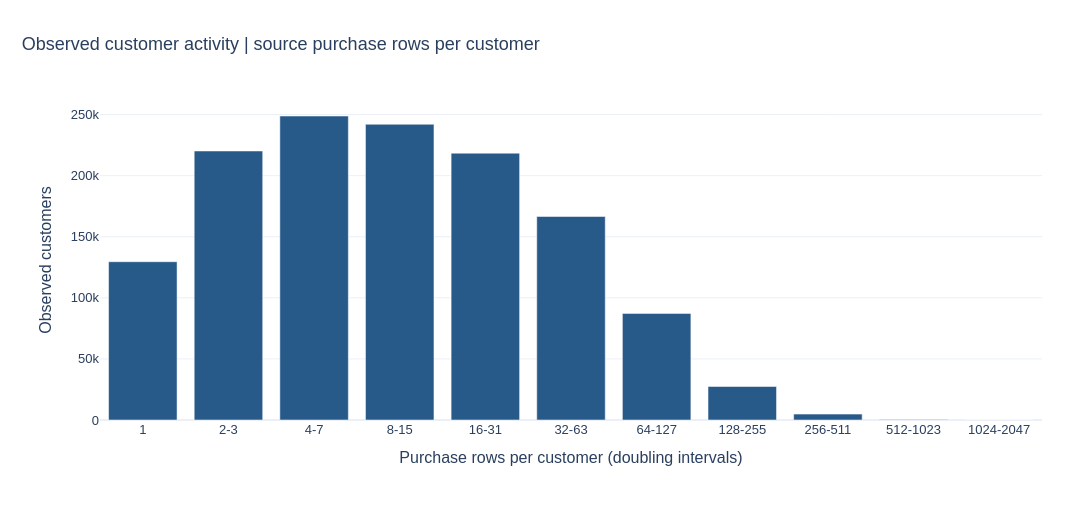

This figure's notebook cell:
### Markdown cell above
## 6. Customer activity

**Question.** How unequal are observed customer histories?

### Code cell
customer_activity = query("SELECT customer_id, count(*) transaction_rows, count(DISTINCT article_id) distinct_articles, count(DISTINCT t_dat) purchase_days, min(t_dat) first_purchase, max(t_dat) last_purchase FROM eda GROUP BY customer_id")
customer_activity['recency_days'] = (EDA_END_EXCLUSIVE-customer_activity['last_purchase']).dt.days
customer_activity['row_band'] = np.floor(np.log2(customer_activity['transaction_rows'])).astype(int)
activity_bands = customer_activity.groupby('row_band').size().rename('customers').reset_index()
activity_bands['row_range'] = activity_bands['row_band'].map(lambda b: str(2**b) if b==0 else f'{2**b}-{2**(b+1)-1}')
display(customer_activity[['transaction_rows','distinct_articles','purchase_days','recency_days']].describe(percentiles=[.25,.5,.75,.9,.99]))
fig = px.bar(activity_bands,x='row_range',y='customers',
    labels={'row_range':'Purchase rows per customer (doubling intervals)','customers':'Observed customers'},
    title='Observed customer activity | source purchase rows per customer')
show_figure(fig, PROJECT_ROOT, 'eda_customer_activity')

### Figure 1 — Plotly figure (JSON) as saved in the notebook; plotly's stock layout.template omitted (floating-point values rounded to 4 significant figures)
{"data": [{"hovertemplate": "Purchase rows per customer (doubling intervals)=%{x}<br>Observed customers=%{y}<extra></extra>", "legendgroup": "", "marker": {"color": "#285A89", "pattern": {"shape": ""}}, "name": "", "orientation": "v", "showlegend": false, "textposition": "auto", "type": "bar", "x": ["1", "2-3", "4-7", "8-15", "16-31", "32-63", "64-127", "128-255", "256-511", "512-1023", "1024-2047"], "xaxis": "x", "y": [129571, 220215, 248837, 242077, 218412, 166584, 87254, 27433, 4816, 385, 16], "yaxis": "y"}], "layout": {"barmode": "relative", "colorway": ["#285A89", "#B67824", "#687B38", "#9B596D", "#78629A"], "font": {"family": "Arial", "size": 13}, "height": 520, "legend": {"orientation": "h", "tracegroupgap": 0, "x": 0, "y": 1.02, "yanchor": "bottom"}, "margin": {"b": 100, "l": 100, "r": 50, "t": 100}, "title": {"font": {"size": 18}, "text": "Observed customer activity | source purchase rows per customer", "x": 0.02, "xanchor": "left"}, "width": 1100, "xaxis": {"anchor": "y", "domain": [0, 1], "title": {"text": "Purchase rows per customer (doubling intervals)"}}, "yaxis": {"anchor": "x", "domain": [0, 1], "title": {"text": "Observed customers"}}}}
